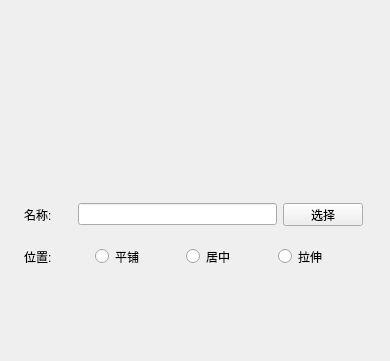
<?xml version="1.0" encoding="UTF-8"?>
<ui version="4.0">
 <class>CFillPictureDialog</class>
 <widget class="QWidget" name="CFillPictureDialog">
  <property name="geometry">
   <rect>
    <x>0</x>
    <y>0</y>
    <width>390</width>
    <height>361</height>
   </rect>
  </property>
  <property name="minimumSize">
   <size>
    <width>379</width>
    <height>361</height>
   </size>
  </property>
  <property name="maximumSize">
   <size>
    <width>500</width>
    <height>361</height>
   </size>
  </property>
  <property name="windowTitle">
   <string>CFillPictureWidget</string>
  </property>
  <widget class="QLabel" name="previewLabel">
   <property name="geometry">
    <rect>
     <x>15</x>
     <y>10</y>
     <width>361</width>
     <height>161</height>
    </rect>
   </property>
   <property name="minimumSize">
    <size>
     <width>0</width>
     <height>0</height>
    </size>
   </property>
   <property name="maximumSize">
    <size>
     <width>16777215</width>
     <height>16777215</height>
    </size>
   </property>
   <property name="text">
    <string/>
   </property>
  </widget>
  <widget class="QWidget" name="layoutWidget">
   <property name="geometry">
    <rect>
     <x>13</x>
     <y>192</y>
     <width>361</width>
     <height>86</height>
    </rect>
   </property>
   <layout class="QVBoxLayout" name="verticalLayout">
    <item>
     <layout class="QHBoxLayout" name="horizontalLayout_3">
      <item>
       <widget class="QLabel" name="label">
        <property name="text">
         <string>名称:</string>
        </property>
       </widget>
      </item>
      <item>
       <spacer name="horizontalSpacer">
        <property name="orientation">
         <enum>Qt::Horizontal</enum>
        </property>
        <property name="sizeType">
         <enum>QSizePolicy::Maximum</enum>
        </property>
        <property name="sizeHint" stdset="0">
         <size>
          <width>20</width>
          <height>20</height>
         </size>
        </property>
       </spacer>
      </item>
      <item>
       <widget class="QLineEdit" name="pathLineEdit"/>
      </item>
      <item>
       <widget class="QPushButton" name="choseBtn">
        <property name="text">
         <string>选择</string>
        </property>
       </widget>
      </item>
     </layout>
    </item>
    <item>
     <spacer name="verticalSpacer">
      <property name="orientation">
       <enum>Qt::Vertical</enum>
      </property>
      <property name="sizeType">
       <enum>QSizePolicy::Fixed</enum>
      </property>
      <property name="sizeHint" stdset="0">
       <size>
        <width>20</width>
        <height>13</height>
       </size>
      </property>
     </spacer>
    </item>
    <item>
     <layout class="QHBoxLayout" name="horizontalLayout_2">
      <item>
       <widget class="QLabel" name="label_2">
        <property name="minimumSize">
         <size>
          <width>45</width>
          <height>0</height>
         </size>
        </property>
        <property name="maximumSize">
         <size>
          <width>45</width>
          <height>16777215</height>
         </size>
        </property>
        <property name="text">
         <string>位置:</string>
        </property>
       </widget>
      </item>
      <item>
       <spacer name="horizontalSpacer_2">
        <property name="orientation">
         <enum>Qt::Horizontal</enum>
        </property>
        <property name="sizeType">
         <enum>QSizePolicy::Maximum</enum>
        </property>
        <property name="sizeHint" stdset="0">
         <size>
          <width>20</width>
          <height>20</height>
         </size>
        </property>
       </spacer>
      </item>
      <item>
       <widget class="QRadioButton" name="tileRadioButton">
        <property name="text">
         <string>平铺</string>
        </property>
       </widget>
      </item>
      <item>
       <widget class="QRadioButton" name="centerRadioButton">
        <property name="text">
         <string>居中</string>
        </property>
       </widget>
      </item>
      <item>
       <widget class="QRadioButton" name="stretchRadioButton">
        <property name="text">
         <string>拉伸</string>
        </property>
       </widget>
      </item>
     </layout>
    </item>
   </layout>
  </widget>
 </widget>
 <layoutdefault spacing="6" margin="11"/>
 <resources/>
 <connections/>
</ui>
